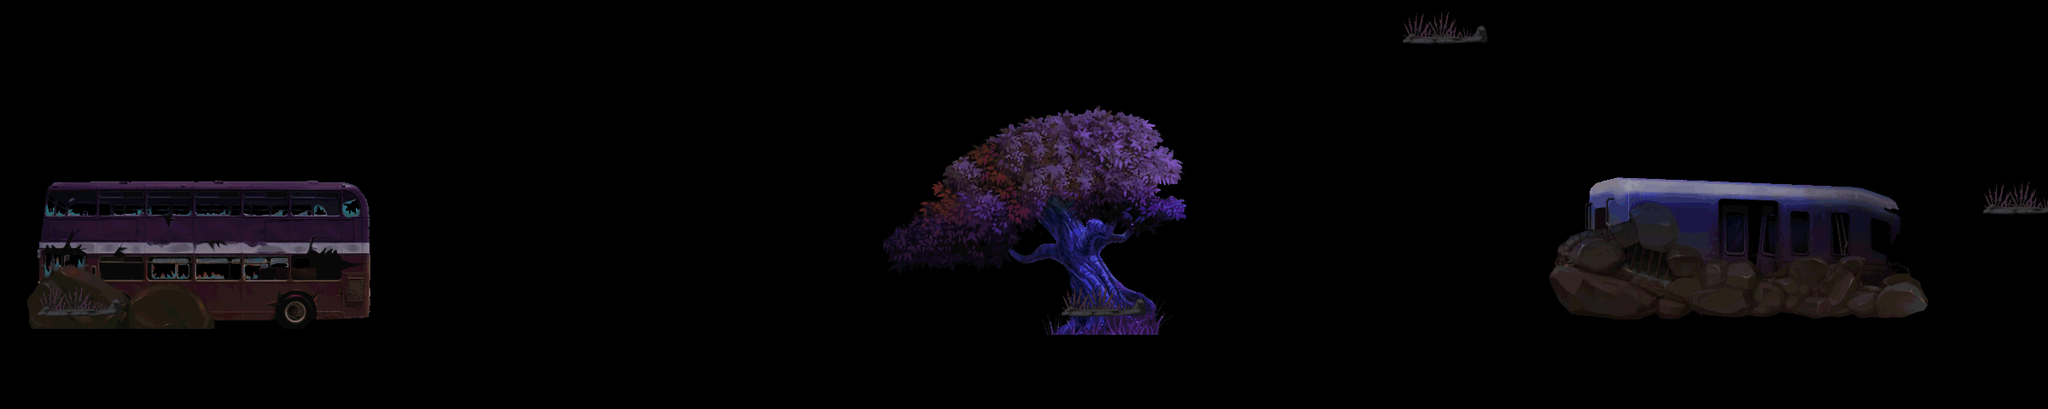

A 2D game scene composited from a Tiled map and its tileset images. What follows is a short description and the map's XML, with each tile layer's data collapsed to a summary:
An orthogonal 60x12 tile map with 40x40 px tiles, 2 tile layers (land1, land2).

<map version="1.0" orientation="orthogonal" width="60" height="12" tilewidth="40" tileheight="40">
 <tileset firstgid="1" name="a-jinjing" tilewidth="40" tileheight="40">
  <image source="a-jinjing.png" width="2036" height="1144" />
 </tileset>
 <layer name="land1" width="60" height="12">
  <data>[720 cells, 203 non-empty, 203 distinct tile ids]</data>
 </layer>
 <layer name="land2" width="60" height="12">
  <data>[720 cells, 30 non-empty, 9 distinct tile ids]</data>
 </layer>
</map>
